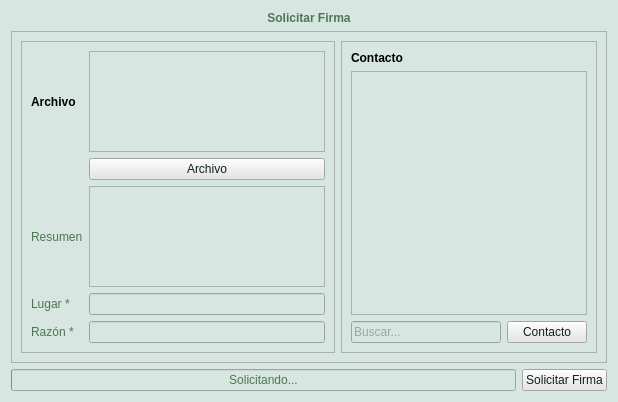
<?xml version="1.0" encoding="UTF-8"?>
<ui version="4.0">
 <class>RequestSignature</class>
 <widget class="QWidget" name="RequestSignature">
  <property name="geometry">
   <rect>
    <x>0</x>
    <y>0</y>
    <width>618</width>
    <height>402</height>
   </rect>
  </property>
  <property name="windowTitle">
   <string>Solicitar Firma</string>
  </property>
  <property name="styleSheet">
   <string notr="true">color:rgb(76, 118, 82);
background-color:rgb(216, 230, 225);</string>
  </property>
  <layout class="QGridLayout" name="requestSignatureLayout">
   <item row="0" column="0">
    <widget class="QLabel" name="titleLabel">
     <property name="acceptDrops">
      <bool>false</bool>
     </property>
     <property name="styleSheet">
      <string notr="true">font: bold;</string>
     </property>
     <property name="text">
      <string>Solicitar Firma</string>
     </property>
     <property name="scaledContents">
      <bool>true</bool>
     </property>
     <property name="alignment">
      <set>Qt::AlignCenter</set>
     </property>
     <property name="wordWrap">
      <bool>true</bool>
     </property>
    </widget>
   </item>
   <item row="1" column="0">
    <widget class="QScrollArea" name="scrollArea">
     <property name="frameShape">
      <enum>QFrame::StyledPanel</enum>
     </property>
     <property name="midLineWidth">
      <number>0</number>
     </property>
     <property name="verticalScrollBarPolicy">
      <enum>Qt::ScrollBarAsNeeded</enum>
     </property>
     <property name="horizontalScrollBarPolicy">
      <enum>Qt::ScrollBarAsNeeded</enum>
     </property>
     <property name="sizeAdjustPolicy">
      <enum>QAbstractScrollArea::AdjustToContents</enum>
     </property>
     <property name="widgetResizable">
      <bool>true</bool>
     </property>
     <widget class="QWidget" name="scrollAreaWidgetContents">
      <property name="geometry">
       <rect>
        <x>0</x>
        <y>0</y>
        <width>598</width>
        <height>322</height>
       </rect>
      </property>
      <layout class="QGridLayout" name="scrollAreaLayout">
       <item row="0" column="1">
        <widget class="QFrame" name="contactsFrame">
         <property name="frameShape">
          <enum>QFrame::StyledPanel</enum>
         </property>
         <property name="frameShadow">
          <enum>QFrame::Raised</enum>
         </property>
         <property name="midLineWidth">
          <number>0</number>
         </property>
         <layout class="QGridLayout" name="contactsFrameLayout">
          <item row="6" column="0">
           <widget class="QLineEdit" name="search">
            <property name="styleSheet">
             <string notr="true"/>
            </property>
            <property name="text">
             <string/>
            </property>
            <property name="placeholderText">
             <string>Buscar...</string>
            </property>
           </widget>
          </item>
          <item row="3" column="0">
           <widget class="QLabel" name="label_2">
            <property name="styleSheet">
             <string notr="true">color: rgb(0, 0, 0);
font: bold;</string>
            </property>
            <property name="text">
             <string>Contacto</string>
            </property>
            <property name="scaledContents">
             <bool>false</bool>
            </property>
            <property name="alignment">
             <set>Qt::AlignLeading|Qt::AlignLeft|Qt::AlignVCenter</set>
            </property>
            <property name="margin">
             <number>0</number>
            </property>
            <property name="indent">
             <number>0</number>
            </property>
           </widget>
          </item>
          <item row="6" column="1">
           <widget class="QPushButton" name="add_contact">
            <property name="autoFillBackground">
             <bool>false</bool>
            </property>
            <property name="styleSheet">
             <string notr="true">color: rgb(11, 35, 21);
background-color: rgb(229, 229, 229);</string>
            </property>
            <property name="text">
             <string>Contacto</string>
            </property>
            <property name="icon">
             <iconset resource="resources.qrc">
              <normaloff>:/images/add.png</normaloff>:/images/add.png</iconset>
            </property>
           </widget>
          </item>
          <item row="4" column="0" colspan="2">
           <widget class="QTableWidget" name="contacts"/>
          </item>
         </layout>
        </widget>
       </item>
       <item row="0" column="0">
        <widget class="QFrame" name="filesFrame">
         <property name="frameShape">
          <enum>QFrame::StyledPanel</enum>
         </property>
         <property name="frameShadow">
          <enum>QFrame::Raised</enum>
         </property>
         <property name="midLineWidth">
          <number>0</number>
         </property>
         <layout class="QGridLayout" name="filesFrameLayout">
          <item row="5" column="0">
           <widget class="QLabel" name="label_resumen">
            <property name="text">
             <string>Resumen</string>
            </property>
           </widget>
          </item>
          <item row="6" column="0">
           <widget class="QLabel" name="label_lugar">
            <property name="toolTip">
             <string>Solo en firmas de documentos PDF</string>
            </property>
            <property name="text">
             <string>Lugar *</string>
            </property>
           </widget>
          </item>
          <item row="7" column="0">
           <widget class="QLabel" name="label_3">
            <property name="toolTip">
             <string>Solo en firmas de documentos PDF</string>
            </property>
            <property name="text">
             <string>Razón *</string>
            </property>
           </widget>
          </item>
          <item row="3" column="0">
           <widget class="QLabel" name="label">
            <property name="styleSheet">
             <string notr="true">color: rgb(0, 0, 0);
font: bold;</string>
            </property>
            <property name="text">
             <string>Archivo</string>
            </property>
            <property name="scaledContents">
             <bool>false</bool>
            </property>
            <property name="alignment">
             <set>Qt::AlignLeading|Qt::AlignLeft|Qt::AlignVCenter</set>
            </property>
            <property name="margin">
             <number>0</number>
            </property>
            <property name="indent">
             <number>0</number>
            </property>
           </widget>
          </item>
          <item row="3" column="1">
           <widget class="SignListWidget" name="filesWidget">
            <property name="acceptDrops">
             <bool>true</bool>
            </property>
           </widget>
          </item>
          <item row="4" column="1">
           <widget class="QPushButton" name="browseFiles">
            <property name="autoFillBackground">
             <bool>false</bool>
            </property>
            <property name="styleSheet">
             <string notr="true">color: rgb(11, 35, 21);
background-color: rgb(229, 229, 229);</string>
            </property>
            <property name="text">
             <string>Archivo</string>
            </property>
            <property name="icon">
             <iconset resource="resources.qrc">
              <normaloff>:/images/add.png</normaloff>:/images/add.png</iconset>
            </property>
           </widget>
          </item>
          <item row="6" column="1">
           <widget class="QLineEdit" name="lugar"/>
          </item>
          <item row="7" column="1">
           <widget class="QLineEdit" name="razon"/>
          </item>
          <item row="5" column="1">
           <widget class="QTextEdit" name="resumen"/>
          </item>
         </layout>
        </widget>
       </item>
      </layout>
     </widget>
    </widget>
   </item>
   <item row="8" column="0">
    <layout class="QHBoxLayout" name="horizontalLayout">
     <property name="spacing">
      <number>6</number>
     </property>
     <property name="bottomMargin">
      <number>0</number>
     </property>
     <item>
      <widget class="QProgressBar" name="progress">
       <property name="value">
        <number>0</number>
       </property>
       <property name="orientation">
        <enum>Qt::Horizontal</enum>
       </property>
       <property name="invertedAppearance">
        <bool>false</bool>
       </property>
       <property name="textDirection">
        <enum>QProgressBar::BottomToTop</enum>
       </property>
       <property name="format">
        <string>Solicitando...</string>
       </property>
      </widget>
     </item>
     <item>
      <widget class="QPushButton" name="requestSignature">
       <property name="enabled">
        <bool>true</bool>
       </property>
       <property name="sizeIncrement">
        <size>
         <width>0</width>
         <height>0</height>
        </size>
       </property>
       <property name="baseSize">
        <size>
         <width>0</width>
         <height>0</height>
        </size>
       </property>
       <property name="styleSheet">
        <string notr="true">color: rgb(11, 35, 21);
background-color: rgb(229, 229, 229);</string>
       </property>
       <property name="text">
        <string>Solicitar Firma</string>
       </property>
       <property name="icon">
        <iconset resource="resources.qrc">
         <normaloff>:/images/send.png</normaloff>:/images/send.png</iconset>
       </property>
       <property name="iconSize">
        <size>
         <width>16</width>
         <height>16</height>
        </size>
       </property>
      </widget>
     </item>
    </layout>
   </item>
  </layout>
 </widget>
 <customwidgets>
  <customwidget>
   <class>SignListWidget</class>
   <extends>QListWidget</extends>
   <header>client_fva/ui/custom_components/signlistwidget.h</header>
  </customwidget>
 </customwidgets>
 <resources>
  <include location="resources.qrc"/>
 </resources>
 <connections/>
</ui>
